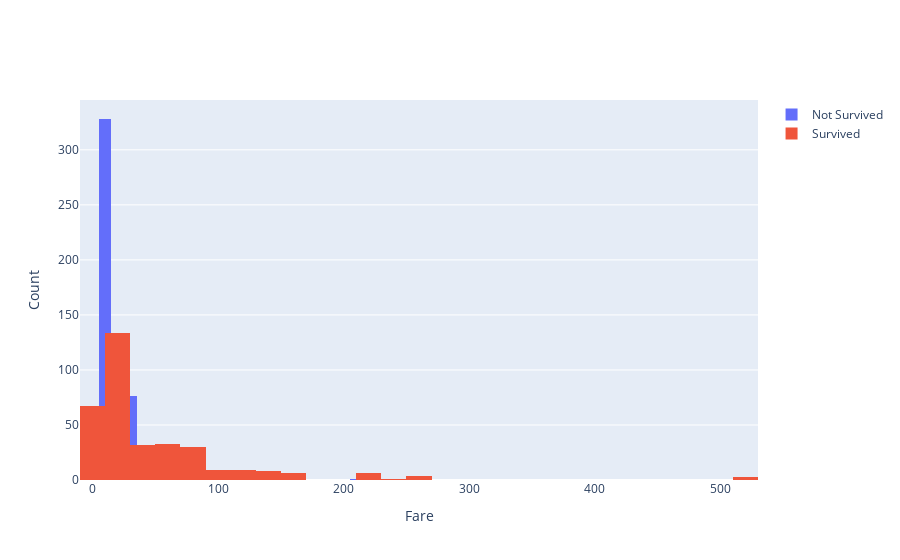

Notebook code for this chart:
### Code cell
fig = go.Figure()
fig.add_trace(go.Histogram(x=train[train['Survived']==0]['Fare'], name='Not Survived'))
fig.add_trace(go.Histogram(x=train[train['Survived']==1]['Fare'], name='Survived'))
fig.update_layout(xaxis_title='Fare', yaxis_title='Count')
fig.update_layout(barmode='overlay')

### Figure 1 — Plotly figure (JSON) as saved in the notebook; plotly's stock layout.template omitted (floating-point values rounded to 4 significant figures; data arrays with more than 128 entries replaced by an {"elided": "..."} marker saying what was removed)
{"data": [{"name": "Not Survived", "type": "histogram", "x": {"elided": "549 float values"}}, {"name": "Survived", "type": "histogram", "x": {"elided": "342 float values"}}], "layout": {"barmode": "overlay", "xaxis": {"title": {"text": "Fare"}}, "yaxis": {"title": {"text": "Count"}}}}
